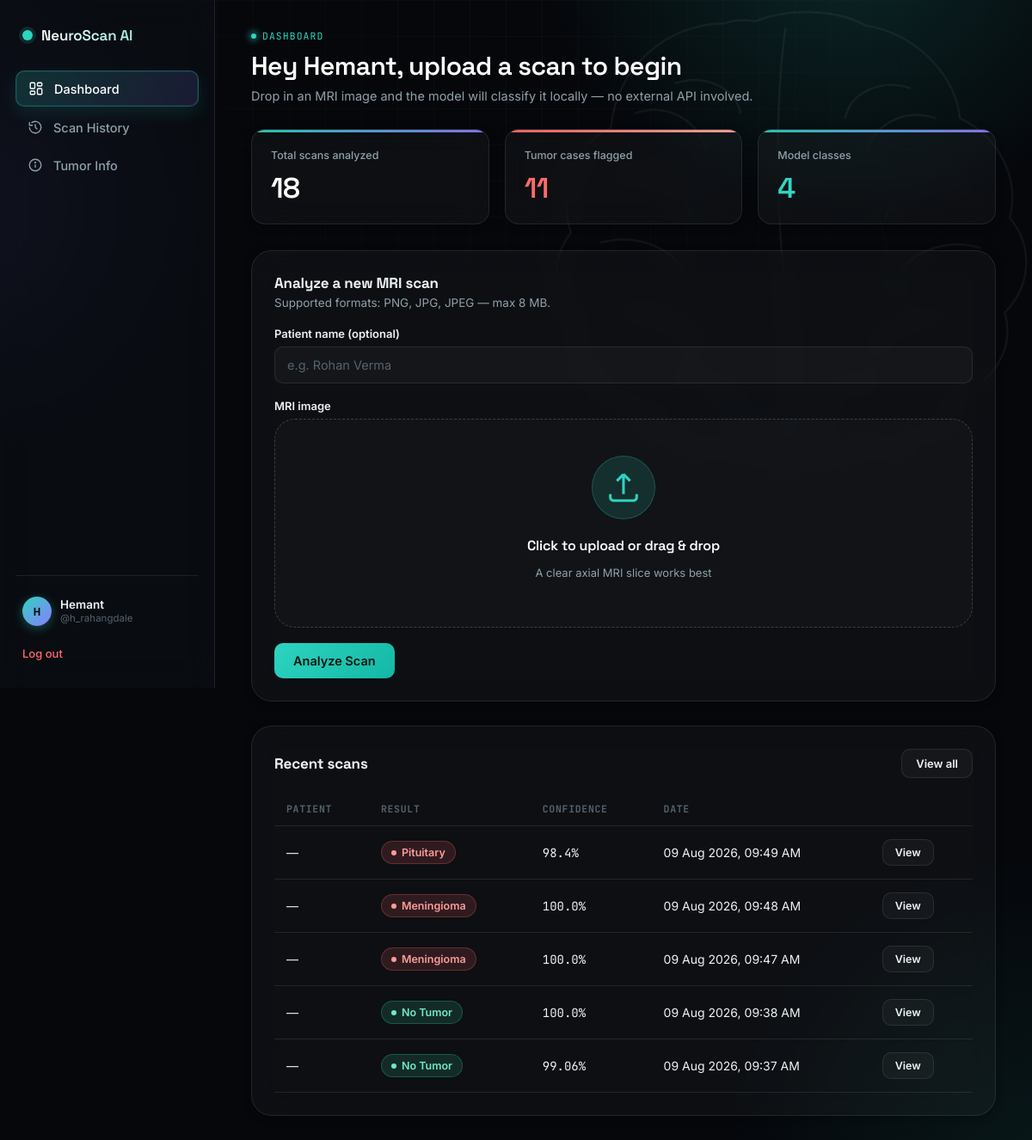
The page /dashboard (signed in) on the database as committed earlier.
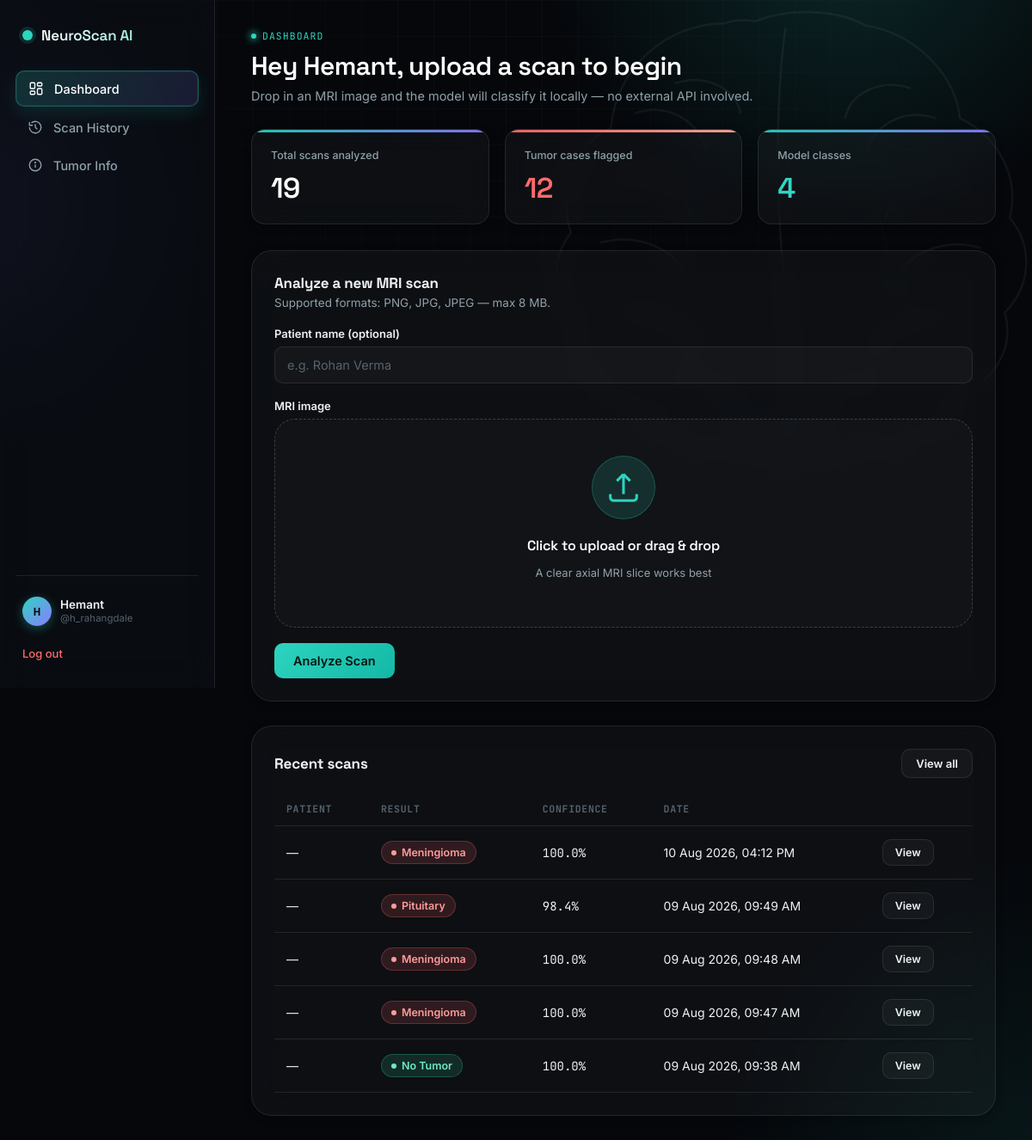
The same page on the database as committed later.
### models.py (models this page shows, shortened)
class User(UserMixin, db.Model):
    __tablename__ = "users"
    id = db.Column(db.Integer, primary_key=True)
    full_name = db.Column(db.String(120), nullable=False)
    username = db.Column(db.String(80), unique=True, nullable=False, index=True)
    email = db.Column(db.String(120), unique=True, nullable=False, index=True)
    password_hash = db.Column(db.String(255), nullable=False)
    created_at = db.Column(db.DateTime, default=datetime.utcnow)
    scans = db.relationship(
        "Scan", backref="user", lazy=True, cascade="all, delete-orphan"
    )

class Scan(db.Model):
    __tablename__ = "scans"
    id = db.Column(db.Integer, primary_key=True)
    user_id = db.Column(db.Integer, db.ForeignKey("users.id"), nullable=False)
    patient_name = db.Column(db.String(120), nullable=True)
    image_filename = db.Column(db.String(255), nullable=False)
    predicted_class = db.Column(db.String(80), nullable=False)
    confidence = db.Column(db.Float, nullable=False)  # 0-100
    probabilities_json = db.Column(db.Text, nullable=False)  # JSON string of all class probs
    created_at = db.Column(db.DateTime, default=datetime.utcnow)

### app.py (the view, shortened to what this page needs)
    @app.route("/dashboard", methods=["GET", "POST"])
    @login_required
    def dashboard():
        recent_scans = (
            Scan.query.filter_by(user_id=current_user.id)
            .order_by(Scan.created_at.desc())
            .limit(5)
            .all()
        )
        total_scans = Scan.query.filter_by(user_id=current_user.id).count()
        tumor_found = Scan.query.filter(
            Scan.user_id == current_user.id, Scan.predicted_class != "No Tumor"
        ).count()
        return render_template(
            "dashboard.html",
            recent_scans=recent_scans,
            total_scans=total_scans,
            tumor_found=tumor_found,
        )

### app.py (called while the page is built)
@login_manager.user_loader
def load_user(user_id):
    return User.query.get(int(user_id))

### templates/dashboard.html (shortened to what this page needs)
{% extends "base.html" %}
{% block content %}
<div class="page-header">
  <div class="eyebrow">Dashboard</div>
  <h1>Hey {{ current_user.full_name.split(' ')[0] }}, upload a scan to begin</h1>
  <p>Drop in an MRI image and the model will classify it locally — no external API involved.</p>
</div>
<div class="stat-grid">
  <div class="stat-card">
    <div class="stat-label">Total scans analyzed</div>
    <div class="stat-value">{{ total_scans }}</div>
  </div>
  <div class="stat-card danger">
    <div class="stat-label">Tumor cases flagged</div>
    <div class="stat-value">{{ tumor_found }}</div>
  </div>
  <div class="stat-card accent">
    <div class="stat-label">Model classes</div>
    <div class="stat-value">4</div>
  </div>
</div>
<div class="card" style="margin-bottom: 28px;">
  <h3 style="font-size: 17px; margin-bottom: 4px;">Analyze a new MRI scan</h3>
  <p style="color: var(--text-muted); font-size: 13.5px; margin: 4px 0 20px;">
    Supported formats: PNG, JPG, JPEG — max 8 MB.
  </p>
  <form id="upload-form" method="POST" enctype="multipart/form-data" action="{{ url_for('dashboard') }}">
    <div class="field">
      <label for="patient_name">Patient name (optional)</label>
      <input type="text" id="patient_name" name="patient_name" placeholder="e.g. Rohan Verma" />
    </div>
    <div class="field">
      <label>MRI image</label>
      <div class="dropzone" id="dropzone">
        <div class="dz-empty-state">
          <svg class="dz-icon" viewBox="0 0 24 24" fill="none" stroke="currentColor" stroke-width="1.6">
            <path d="M12 16V4M12 4l-4 4M12 4l4 4" />
            <path d="M4 16v2a2 2 0 0 0 2 2h12a2 2 0 0 0 2-2v-2" />
          </svg>
          <h3>Click to upload or drag & drop</h3>
          <p>A clear axial MRI slice works best</p>
        </div>
      </div>
    </div>
    <button type="submit" class="btn btn-primary" id="analyze-btn">Analyze Scan</button>
  </form>
</div>
<div class="card">
  <div style="display:flex; justify-content: space-between; align-items:center; margin-bottom: 16px;">
    <h3 style="font-size: 17px;">Recent scans</h3>
    <a href="{{ url_for('history') }}" class="btn btn-outline" style="padding: 8px 16px; font-size: 13px;">View all</a>
  </div>
  {% if recent_scans %}
  <table class="data-table">
    <thead>
      <tr><th>Patient</th><th>Result</th><th>Confidence</th><th>Date</th><th></th></tr>
    </thead>
    <tbody>
      {% for scan in recent_scans %}
      <tr>
        <td>{{ scan.patient_name or "—" }}</td>
        <td>
          {% if scan.predicted_class == "No Tumor" %}
            <span class="badge badge-success">{{ scan.predicted_class }}</span>
          {% else %}
            <span class="badge badge-danger">{{ scan.predicted_class }}</span>
          {% endif %}
        </td>
        <td class="mono">{{ scan.confidence }}%</td>
        <td>{{ scan.created_at.strftime("%d %b %Y, %I:%M %p") }}</td>
        <td><a href="{{ url_for('result', scan_id=scan.id) }}" class="btn btn-outline" style="padding: 7px 14px; font-size: 12.5px;">View</a></td>
      </tr>
      {% endfor %}
    </tbody>
  </table>
  {% else %}
  <p style="color: var(--text-muted); font-size: 14px;">No scans yet — upload your first MRI image above.</p>
  {% endif %}
</div>
{% endblock %}

### templates/base.html (shortened to what this page needs)
<!DOCTYPE html>
<html lang="en">
<head>
  <link rel="stylesheet" href="{{ url_for('static', filename='css/style.css') }}">
</head>
<body>
  <div class="app-shell">
    <aside class="sidebar">
      <div class="sidebar-brand">
        <span class="logo-dot"></span>
        <span>NeuroScan AI</span>
      </div>
      <nav>
        <a href="{{ url_for('dashboard') }}" class="nav-link {% if request.endpoint == 'dashboard' %}active{% endif %}">
          <svg viewBox="0 0 24 24" fill="none" stroke="currentColor" stroke-width="1.8"><rect x="3" y="3" width="7" height="9" rx="1.5"/><rect x="14" y="3" width="7" height="5" rx="1.5"/><rect x="14" y="12" width="7" height="9" rx="1.5"/><rect x="3" y="16" width="7" height="5" rx="1.5"/></svg>
          Dashboard
        </a>
        <a href="{{ url_for('history') }}" class="nav-link {% if request.endpoint == 'history' %}active{% endif %}">
          <svg viewBox="0 0 24 24" fill="none" stroke="currentColor" stroke-width="1.8"><path d="M3 12a9 9 0 1 0 3-6.7"/><path d="M3 4v5h5"/><path d="M12 7v5l3 3"/></svg>
          Scan History
        </a>
        <a href="{{ url_for('info') }}" class="nav-link {% if request.endpoint == 'info' %}active{% endif %}">
          <svg viewBox="0 0 24 24" fill="none" stroke="currentColor" stroke-width="1.8"><circle cx="12" cy="12" r="9"/><path d="M12 16v-5"/><circle cx="12" cy="8" r="0.6" fill="currentColor"/></svg>
          Tumor Info
        </a>
      </nav>
      <div class="sidebar-footer">
        <div class="user-chip">
          <div class="user-avatar">{{ current_user.full_name[:1] | upper }}</div>
          <div class="user-meta">
            <div class="name">{{ current_user.full_name }}</div>
            <div class="role">@{{ current_user.username }}</div>
          </div>
        </div>
        <a href="{{ url_for('logout') }}" class="logout-link">Log out</a>
      </div>
    </aside>
    <main class="main">
      {% block content %}{% endblock %}
    </main>
  </div>
</body>
</html>

Rows that differ between the two databases and show on the page:
no longer on this page (row unchanged): Scan: patient_name "—", predicted_class "No Tumor", confidence "99.06", created_at "09 Aug 2026, 09:37 AM"
added Scan: patient_name "—", predicted_class "Meningioma", confidence "100.0", created_at "10 Aug 2026, 04:12 PM"
Other text that changed with them:
{{ total_scans }}: "18" → "19"
{{ tumor_found }}: "11" → "12"
